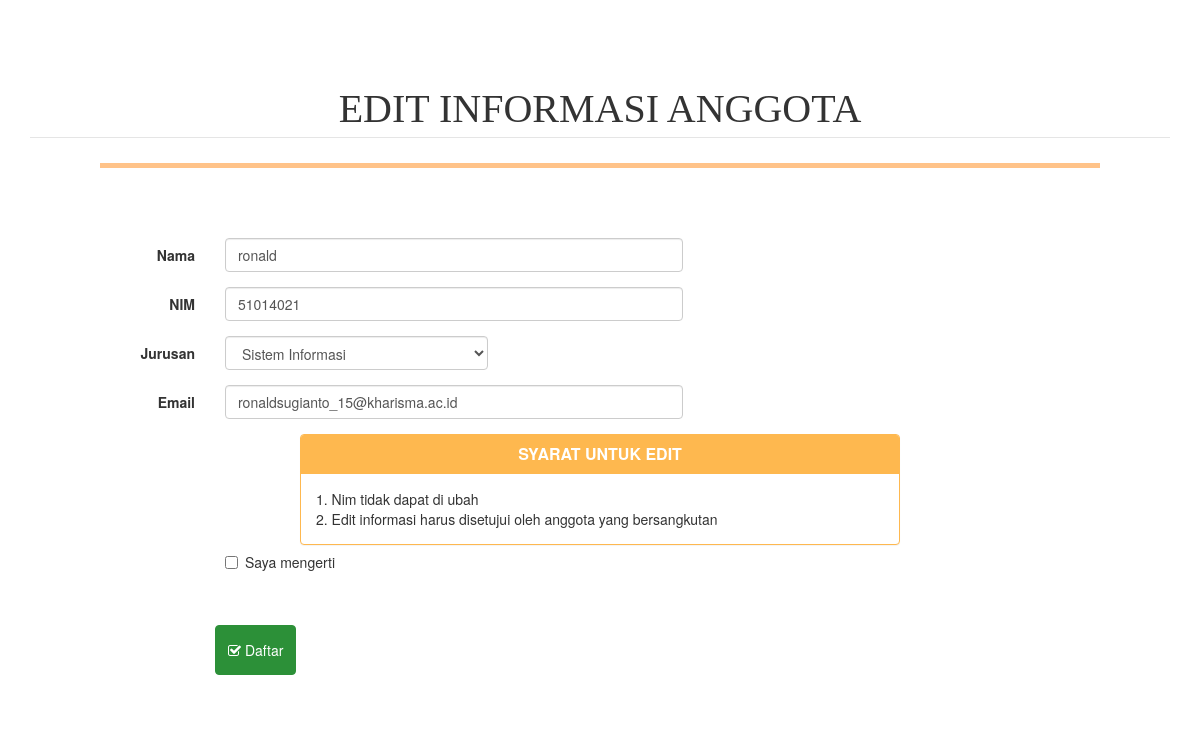
/Akun/edit/51014021, run on an earlier commit of the app's database.
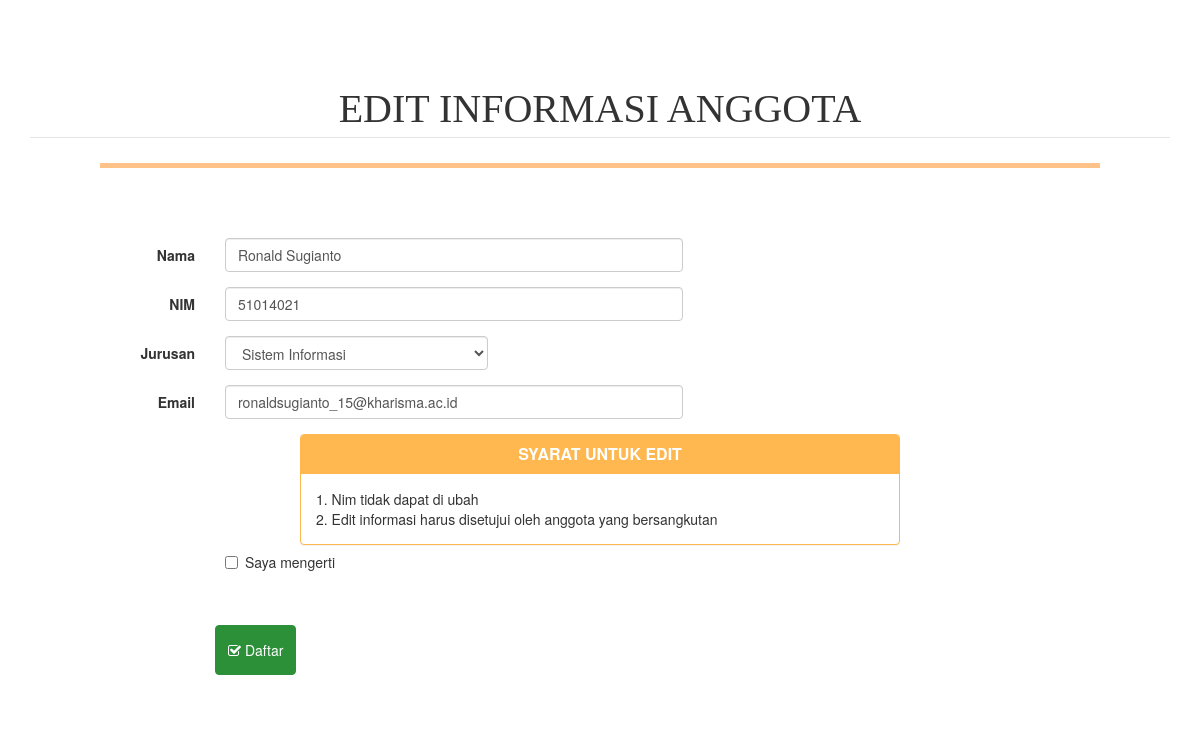
And on a later commit of the database.
### tables this page shows
CREATE TABLE IF NOT EXISTS `anggotaukm` (
  `id` int(11) NOT NULL AUTO_INCREMENT,
  `nim` int(10) NOT NULL,
  `nama` varchar(60) NOT NULL,
  `jurusan` varchar(32) NOT NULL,
  `email` varchar(60) NOT NULL,
  `point` int(5) NOT NULL,
  `status` varchar(12) NOT NULL,
  PRIMARY KEY (`id`)
);

### application/controllers/Akun.php (called while the page is built, shortened)
<?php
class Akun extends CI_Controller {
	public function __construct(){
	$this->load->model('Akun_model');
	}
	function edit($nim){
	$where = array('nim' => $nim);
$data['anggotaukm'] = $this->Akun_model->edit_data($where,'anggotaukm')->result();
	$this->load->view('v_edit', $data );
	}
}

### index.php (called while the page is built, shortened)
<?php
require_once BASEPATH.'core/CodeIgniter.php';

### application/models/Akun_model.php (called while the page is built, shortened)
<?php
class Akun_model extends CI_Model{
	function edit_data($where,$table){
	return $this->db->get_where($table,$where);
	}
}
?>

### application/views/v_edit.php (the view, shortened to what this page needs)
    <link href="<?= base_url()?>asset/css/bootstrap.css" rel="stylesheet">
    <link href="<?= base_url()?>asset/css/font-awesome.min.css" rel="stylesheet" type="text/css">
    <link href="<?= base_url()?>asset/css/agency.css"                     rel="stylesheet">
    <link href="<?= base_url()?>asset/css/style.css"      type="text/css" rel="stylesheet" >
    <link href="<?= base_url()?>asset/css/menutambah.css" type="text/css" rel="stylesheet"  >
<body  id="page-top" class="index ">
<br><br><br><br>
<div class="container marketing">
 <legend>EDIT INFORMASI ANGGOTA</legend>
     <hr class="music">
    <br> <br>
<?php foreach ($anggotaukm as $perakun) { ?>
<form class="form-horizontal" action="<?php echo base_url(). 'Akun/update' ?>" method="post" enctype='multipart/from-data'>
  <fieldset>
    <div class="form-group">
      <label type="name" for="inputNama" class="col-lg-2 control-label">Nama</label>
      <div class="col-lg-5">
        <input class="form-control" name='nama' value="<?= $perakun->nama ?>" placeholder="Nama Lengkap" type="text" id="nama" required="required">
      </div>
    </div>
    <div class="form-group">
      <label fotionNIM" class="col-lg-2 control-label" >NIM</label>
      <div class="col-lg-5">
        <input class="form-control" name='nim' value="<?= $perakun->nim ?>" placeholder="NIM" type="text" required="required">
      </div>
    </div>
    <div class="form-group">
      <label  class="col-lg-2 control-label" required="required">Jurusan</label>
      <div class="col-lg-3">
        <select class="form-control" name='jurusan' value="<?= $perakun->jurusan ?>"  >
          <option value="Sistem Informasi">Sistem Informasi</option>
        </select>
      </div>
    </div>
    <div class="form-group">
      <label for="inputemail" class="col-lg-2 control-label">Email</label>
      <div class="col-lg-5">
        <input type="email" class="form-control" name='email' value="<?= $perakun->email ?>" placeholder="Email Active" type="text" required="required">
      </div>
    </div>
    <div class="panel panel-primary">
          <div class="panel-heading">
            <h3 class="panel-title">Syarat Untuk Edit</h3>
          </div>
          <div class="panel-body">
            1. Nim tidak dapat di ubah<br>
            2. Edit informasi harus disetujui oleh anggota yang bersangkutan<br>
          </div>
    </div>
    <div class="form-group">
            <label for="inputPassword" class="col-lg-2 control-label"></label>
      <div class="col-lg-10">
          <div class="checkbox">
            <label><input type="checkbox" required="required" > Saya mengerti</label>
          </div>
      </div>
                         <br> <br> <br> <br>
      <div class="form-group">
          <div class="col-lg-10 col-lg-offset-2">
            <button type="submit" value="Simpan" class="btn btn-daftar"><i class="fa fa-check-square-o" aria-hidden="true"></i> Daftar</button>
          </div>
      </div>
    </div>
  </fieldset>
</form>
<?php } ?>

What changed in the data, as far as the page shows it:
removed anggotaukm: nama "ronald", nim "51014021", jurusan "Sistem Informasi", email "ronaldsugianto_15@kharisma.ac.id"
now on this page (row edited): anggotaukm: nama "Ronald Sugianto", nim "51014021", jurusan "Sistem Informasi", email "ronaldsugianto_15@kharisma.ac.id"
